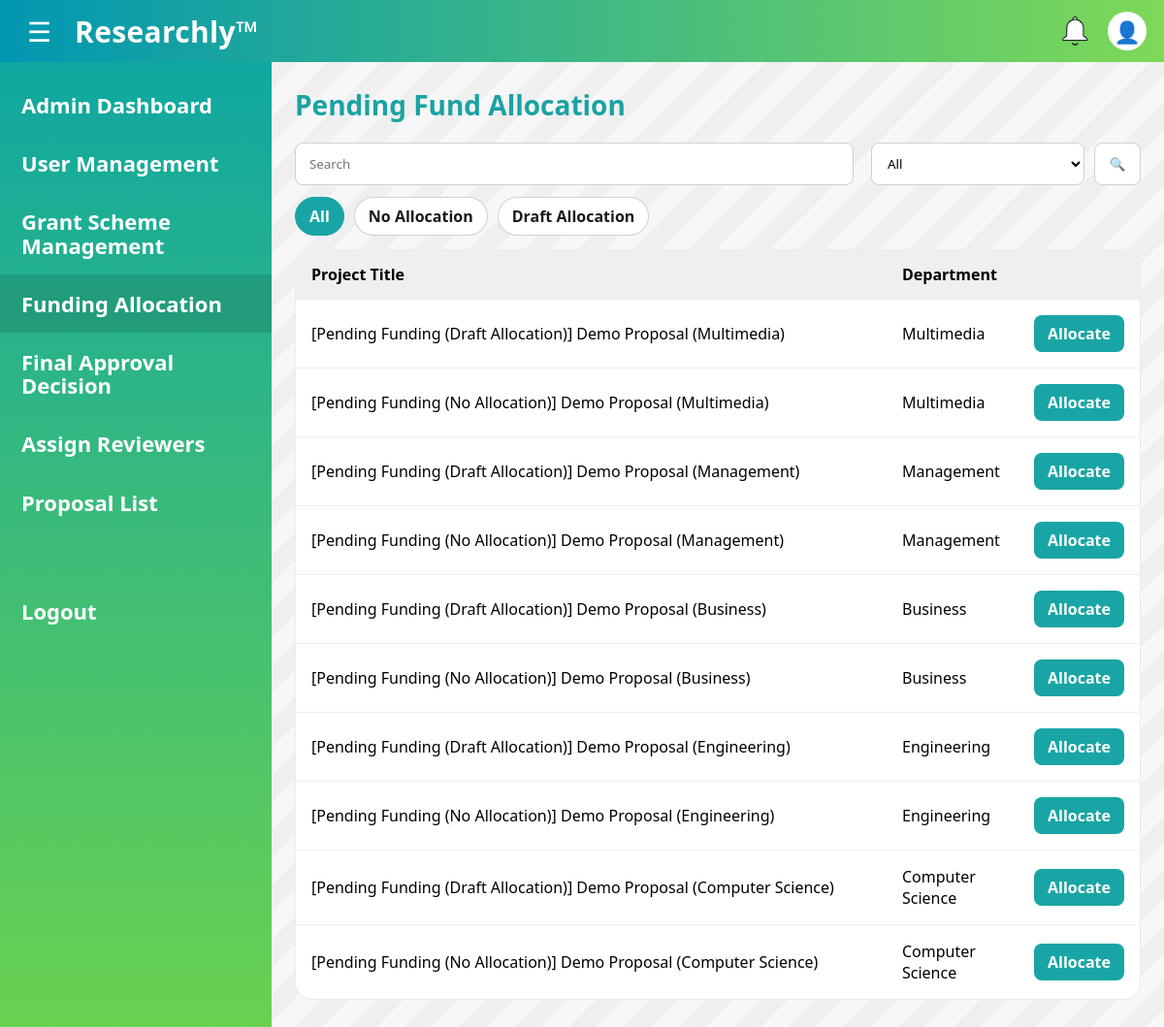
Page /admin/funding (signed in) on the committed database.
### main.py (models this page shows)
class Proposal(db.Model):
    proposal_id = db.Column(db.String(36), primary_key=True, default=lambda: str(uuid.uuid4()))
    scheme_id = db.Column(
        db.String(36),
        db.ForeignKey('grant_scheme.scheme_id'),
    )
    researcher_id = db.Column(
        db.String(36),
        db.ForeignKey('researcher.researcher_id'),
    )
    project_title = db.Column(db.String(100), nullable=False)
    abstract = db.Column(db.String(500), nullable=False)
    methodology = db.Column(db.String(500), nullable=False)
    requested_budget = db.Column(db.Integer, nullable=False)
    expertise_needed = db.Column(db.String(500), nullable=True)
    submission_date = db.Column(db.DateTime, nullable=False)
    proposal_status = db.Column(db.String(15), nullable=False)

class Department(db.Model):
    department_id = db.Column(db.String(36), primary_key=True, default=lambda: str(uuid.uuid4()))
    hod_id = db.Column(
        db.String(36),
        db.ForeignKey('hod.hod_id')
    )
    department_name = db.Column(db.String(50), nullable=False)
    department_description = db.Column(db.String(500), nullable=False)

### main.py (the view)
@app.route("/admin/funding")
@login_required
@admin_required
def admin_funding_list():
    q = (request.args.get("q") or "").strip()
    dept_id = (request.args.get("dept") or "").strip()   # department_id
    prof = get_profile(current_user.id)
    tab = (request.args.get("tab") or "ALL").upper()   # ALL / NO_ALLOC / DRAFT
    departments = Department.query.order_by(Department.department_name.asc()).all()
    query = (
        db.session.query(Proposal, Department)
        .join(FinalDecision, FinalDecision.proposal_id == Proposal.proposal_id)
        .filter(db.func.upper(FinalDecision.decision) == "APPROVED")
        .join(GrantScheme, GrantScheme.scheme_id == Proposal.scheme_id)
        .join(Department, Department.department_id == GrantScheme.department_id)
        .outerjoin(Project, Project.proposal_id == Proposal.proposal_id)
        .outerjoin(FundingAllocation, FundingAllocation.project_id == Project.project_id)
        .filter(
            or_(
                FundingAllocation.allocation_id.is_(None),
                db.func.upper(FundingAllocation.allocation_status) != "CONFIRMED"
            )
        )
        .filter(db.func.upper(db.func.coalesce(Proposal.proposal_status, "")) != "FUNDED")
    )
    if tab == "NO_ALLOC":
        query = query.filter(FundingAllocation.allocation_id.is_(None))
    elif tab == "DRAFT":
        query = query.filter(
            FundingAllocation.allocation_id.is_not(None),
            db.func.upper(FundingAllocation.allocation_status) == "DRAFT"
        )
    if dept_id and dept_id != "ALL":
        query = query.filter(Department.department_id == dept_id)
    if q:
        like = f"%{q}%"
        query = query.filter(
            (Proposal.project_title.ilike(like)) |
            (Department.department_name.ilike(like))
        )
    rows = query.order_by(Proposal.submission_date.desc()).all()
    return render_template(
        "admin_funding_allocation.html",
        rows=rows,
        q=q,
        dept=dept_id or "ALL",
        tab=tab,
        departments=departments,
        prof=prof
    )

### main.py (called while the page is built)
@login_manager.user_loader
def load_user(user_id):
    return User.query.get(user_id)

def get_profile(user_id: str):
    return UserProfile.query.filter_by(user_id=user_id).first()

def is_admin_user(user: User) -> bool:
    prof = get_profile(user.id)
    return bool(prof and prof.account_status == "ACTIVE" and prof.role == "ADMIN")

def admin_required(fn):
    @wraps(fn)
    def wrapper(*args, **kwargs):
        if not current_user.is_authenticated:
            return login_manager.unauthorized()
        if not is_admin_user(current_user):
            abort(403)
        return fn(*args, **kwargs)
    return wrapper

@app.context_processor
def inject_profile():
    if current_user.is_authenticated:
        return {"prof": get_profile(current_user.id)}
    return {"prof": None}

### templates/admin_funding_allocation.html (shortened to what this page needs)
<!DOCTYPE html>
<html lang="en">
<head>
  <link rel="stylesheet" href="{{ url_for('static', filename='css/admin_funding_allocation.css') }}">
  <link rel="stylesheet" href="{{ url_for('static', filename='css/colors.css') }}">
</head>
<body>
  <header class="topbar">
    <div class="left">
      <button class="hamburger" type="button" aria-label="Menu" id="hamburger">&#9776;</button>
      <div class="brand">Researchly™</div>
    </div>
    <div class="icons">
      <span class="icon bell" title="Notifications"></span>
      <a href="{{ url_for('view_profile') }}" class="icon user" title="Profile">
        {% if prof and prof.profile_picture %}
          <img class="top-avatar"
               src="{{ url_for('static', filename='uploads/' ~ prof.profile_picture) }}"
               alt="Profile">
        {% else %}
          <span class="fallback-user">👤</span>
        {% endif %}
      </a>
    </div>
  </header>
  <main class="layout" id="layout">
    <aside class="sidebar" id="sidebar">
      <a class="side-link" href="{{ url_for('admin_dashboard') }}">Admin Dashboard</a>
      <a class="side-link" href="{{ url_for('admin_users', status='PENDING') }}">User Management</a>
      <a class="side-link" href="{{ url_for('admin_grants', status='ALL') }}">Grant Scheme<br/>Management</a>
      <a class="side-link active"
          href="{{ url_for('admin_funding_list', dept='ALL', q=q, tab=tab or 'ALL') }}">
        Funding Allocation
      </a>
      <a class="side-link" href="{{ url_for('admin_final_approval_list', dept='ALL') }}">Final Approval<br/>Decision</a>
      <a class="side-link" href="{{ url_for('admin_assign_reviewers', dept='ALL') }}">Assign Reviewers</a>
      <a class="side-link" href="{{ url_for('admin_proposal_list') }}">Proposal List</a>
      <div class="side-spacer"></div>
      <a class="side-link logout" href="{{ url_for('logout') }}">Logout</a>
    </aside>
    <section class="content">
      <div class="page-wrap">
        <h2 class="title">Pending Fund Allocation</h2>
        <form class="toolbar" method="GET" action="{{ url_for('admin_funding_list') }}">
          <div class="toolbar-left">
            <input class="search" type="text" name="q" value="{{ q }}" placeholder="Search">
          </div>
          <div class="toolbar-right">
            <select class="filter" name="dept" onchange="this.form.submit()">
              <option value="ALL" {{ 'selected' if dept=='ALL' else '' }}>All</option>
            </select>
            <button class="btn-go" type="submit" aria-label="Search">🔍</button>
          </div>
        </form>
        <div class="tabs">
          <a class="tab {{ 'active' if tab=='ALL' else '' }}"
              href="{{ url_for('admin_funding_list', dept=dept, q=q, tab='ALL') }}">
            All{% if all_count is defined %} ({{ all_count }}){% endif %}
          </a>
          <a class="tab {{ 'active' if tab=='NO_ALLOC' else '' }}"
              href="{{ url_for('admin_funding_list', dept=dept, q=q, tab='NO_ALLOC') }}">
            No Allocation{% if no_alloc_count is defined %} ({{ no_alloc_count }}){% endif %}
          </a>
          <a class="tab {{ 'active' if tab=='DRAFT' else '' }}"
              href="{{ url_for('admin_funding_list', dept=dept, q=q, tab='DRAFT') }}">
            Draft Allocation{% if draft_count is defined %} ({{ draft_count }}){% endif %}
          </a>
        </div>
        <div class="card">
          <table class="table">
            <thead>
              <tr>
                <th>Project Title</th>
                <th>Department</th>
                <th style="width:140px;"></th>
              </tr>
            </thead>
            <tbody>
              {% for proposal, dept in rows %}
                <tr>
                  <td>{{ proposal.project_title }}</td>
                  <td>{{ dept.department_name if dept else '-' }}</td>
                  <td class="actions">
                    <a class="btn" href="{{ url_for('admin_funding_allocate', proposal_id=proposal.proposal_id) }}">Allocate</a>
                  </td>
                </tr>
              {% else %}
                <tr><td class="empty" colspan="3">No proposals found.</td></tr>
              {% endfor %}
            </tbody>
          </table>
        </div>
      </div>
    </section>
  </main>
</body>
</html>

### static/css/admin_funding_allocation.css (style rules this page uses)
html, body { height: 100%; }
body { margin: 0; overflow: hidden; background: #f7f7f7; }
.topbar { position: sticky; top: 0; z-index: 1000; }
.layout { height: calc(100vh - 64px); overflow: hidden; display: grid; grid-template-columns: 280px 1fr; transition: grid-template-columns 0.3s ease; }
.sidebar { height: 100%; overflow-y: auto; }
.content { height: 100%; overflow-y: auto; padding: 22px 24px 40px; }
.content, .sidebar { -webkit-overflow-scrolling: touch; }
* { box-sizing: border-box; font-family: "Segoe UI", Arial, sans-serif; }
body { margin: 0; min-height: 100vh; background: #f7f7f7; }
.topbar { height: 64px; padding: 0 18px; display: flex; align-items: center; justify-content: space-between; background: linear-gradient(90deg, var(--accent-2), var(--accent-1)); color: #fff; }
.topbar .left { display: flex; align-items: center; gap: 14px; }
.hamburger { border: none; background: transparent; color: #fff; font-size: 28px; cursor: pointer; padding: 6px 10px; border-radius: 10px; }
.brand { font-size: 30px; font-weight: 800; letter-spacing: 0.3px; }
.icons { display: flex; gap: 14px; align-items: center; }
.icon { width: 40px; height: 40px; display: inline-block; position: relative; }
.icon.bell { background-image: url('../img/white_bell.png'); background-size: contain; background-repeat: no-repeat; background-position: center; }
.icon.user { width: 40px; height: 40px; border-radius: 50%; overflow: hidden; display: inline-flex; align-items: center; justify-content: center; background: #fff; text-decoration: none; flex: 0 0 40px; }
.icon.user .fallback-user { font-size: 22px; line-height: 1; }
.layout { display: grid; grid-template-columns: 280px 1fr; min-height: calc(100vh - 64px); transition: grid-template-columns 0.3s ease; }
.sidebar { background: linear-gradient(180deg, #0fa7a1, #6bd24f); padding: 14px 0; color: #fff; transition: transform 0.3s ease, width 0.3s ease; width: 280px; }
.side-link { display: block; padding: 18px 22px; color: #fff; text-decoration: none; font-weight: 700; font-size: 22px; line-height: 1.1; white-space: nowrap; }
.side-link.active { background: rgba(0,0,0,0.12); }
.side-spacer { height: 40px; }
.side-link.logout { margin-top: 12px; }
.content { padding: 5px 24px 40px; background: repeating-linear-gradient( 135deg, rgba(0,0,0,0.03) 0, rgba(0,0,0,0.03) 20px, rgba(255,255,255,0.0) 20px, rgba(255,255,255,0.0) 40px ); }
.page-wrap { max-width: 1400px; margin: 0 auto; }
.toolbar { display:flex; align-items:center; justify-content:space-between; gap:18px; margin: 10px 0 18px; }
.toolbar-left { flex: 1; }
.toolbar-right { display:flex; align-items:center; gap:10px; }
.search { height: 44px; width: 100%; max-width: 760px; padding: 0 14px; border: 1px solid #cfcfcf; border-radius: 8px; background: #fff; }
.filter { height: 44px; min-width: 220px; padding: 0 12px; border: 1px solid #cfcfcf; border-radius: 8px; background: #fff; }
.btn-go { height: 44px; width: 48px; border: 1px solid #cfcfcf; border-radius: 8px; background: #fff; cursor: pointer; }
.card { background: #fff; border-radius: 18px; border: 1px solid rgba(0,0,0,0.08); overflow: hidden; }
.title { margin: 20px 0 20px; font-size: 28px; font-weight: 900; color: #1aa2a2; }
.tabs { display: flex; gap: 10px; margin: -6px 0 14px; flex-wrap: wrap; }
.tab { display: inline-flex; align-items: center; justify-content: center; height: 40px; padding: 0 14px; border-radius: 999px; border: 1px solid rgba(0,0,0,0.18); background: #fff; text-decoration: none; font-weight: 900; color: #1a1a1a; transition: background 0.15s ease, border-color 0.15s ease; }
.tab.active { background: #19a5a5; border-color: #19a5a5; color: #fff; }
.table { width: 100%; border-collapse: collapse; }
.table thead th { text-align: left; padding: 14px 16px; font-weight: 900; }
.table tbody td { padding: 16px; border-top: 1px solid #eee; }
.table tbody td:first-child { width: 70%; }
.table thead th { text-align: left; padding: 14px 16px; background: #efefef; font-weight: 900; }
.actions { text-align: right; }
.btn { display: inline-block; background: #19a5a5; color: #fff; text-decoration: none; font-weight: 900; padding: 8px 14px; border-radius: 8px; }

### static/css/colors.css (style rules this page uses)
:root { --accent-1: #7ed957; --accent-2: #0097b2; --font-1: #28a5a8; }

### rows in the picture
Proposal: project_title "[Pending Funding (Draft Allocation)] Demo Proposal (Multimedia)", department_name "Multimedia"
Proposal: project_title "[Pending Funding (No Allocation)] Demo Proposal (Multimedia)", department_name "Multimedia"
Proposal: project_title "[Pending Funding (Draft Allocation)] Demo Proposal (Management)", department_name "Management"
Proposal: project_title "[Pending Funding (No Allocation)] Demo Proposal (Management)", department_name "Management"
Proposal: project_title "[Pending Funding (Draft Allocation)] Demo Proposal (Business)", department_name "Business"
Proposal: project_title "[Pending Funding (No Allocation)] Demo Proposal (Business)", department_name "Business"
Proposal: project_title "[Pending Funding (Draft Allocation)] Demo Proposal (Engineering)", department_name "Engineering"
Proposal: project_title "[Pending Funding (No Allocation)] Demo Proposal (Engineering)", department_name "Engineering"
Proposal: project_title "[Pending Funding (Draft Allocation)] Demo Proposal (Computer Science)", department_name "Computer Science"
Proposal: project_title "[Pending Funding (No Allocation)] Demo Proposal (Computer Science)", department_name "Computer Science"
